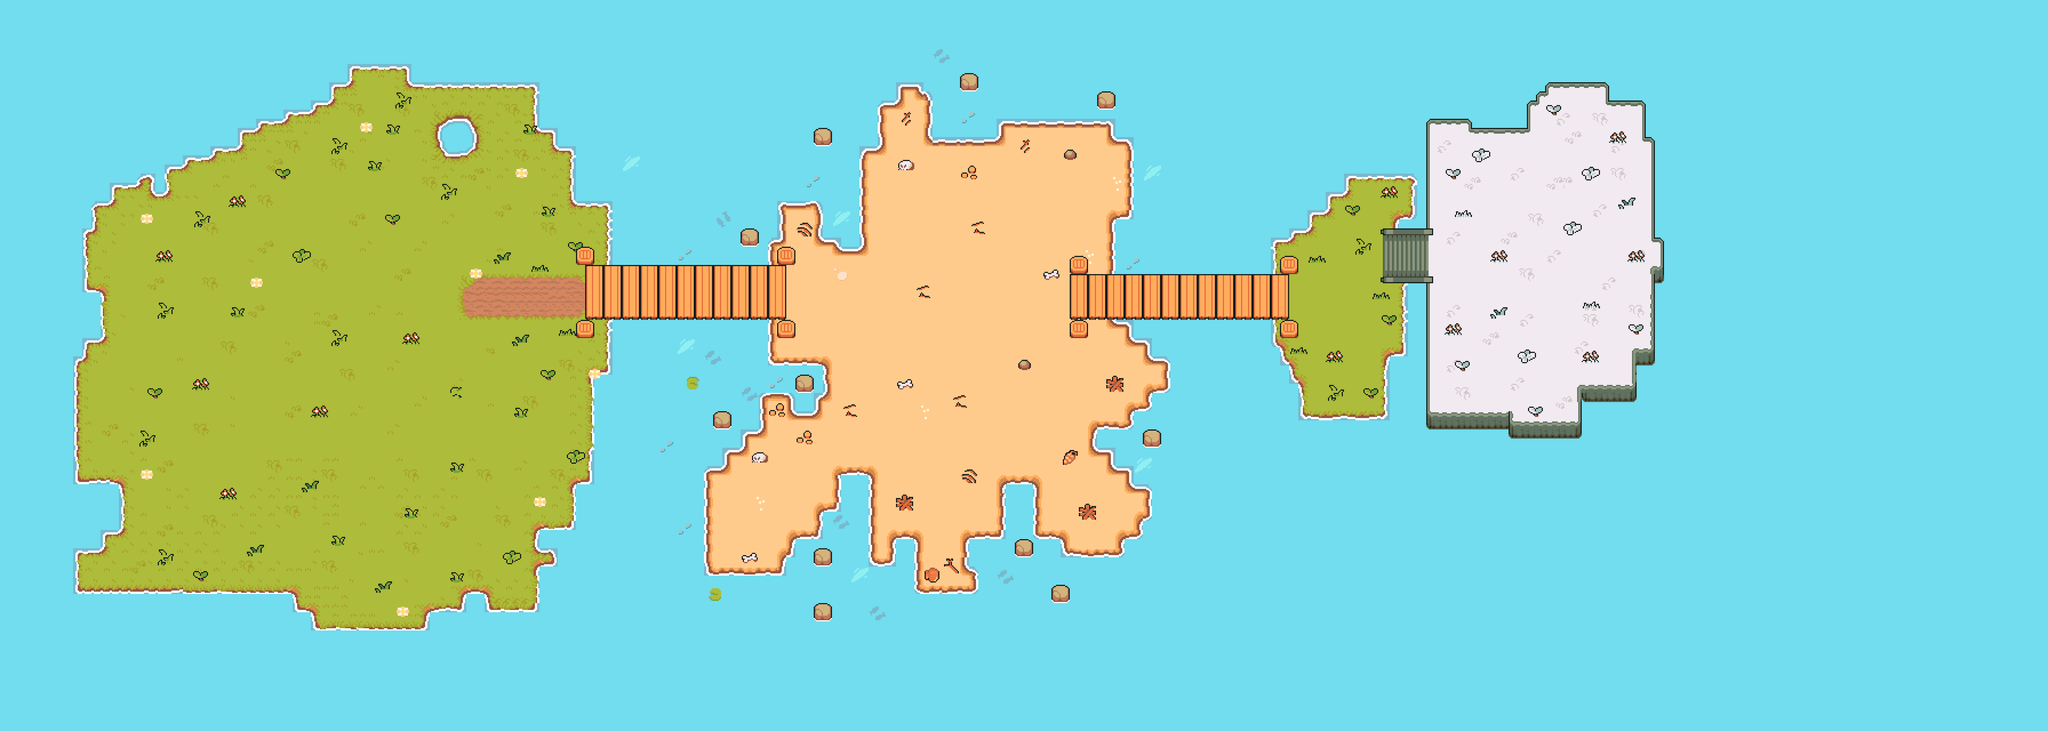

Below is a game level as drawn by its tile map, then a one-line description and the .tmx that defines it (tile-layer data replaced by summaries):
An orthogonal 224x80 tile map with 32x32 px tiles, 8 tile layers (Oceano, Ilha, Detalhe1, Deserto, ...), 2 tilesets.

<map version="1.10" tiledversion="1.10.2" orientation="orthogonal" renderorder="right-down" width="224" height="80" tilewidth="32" tileheight="32" infinite="0" nextlayerid="15" nextobjectid="24">
 <tileset firstgid="1" source="Floor.tsx" />
 <tileset firstgid="2201" name="details" tilewidth="32" tileheight="32" tilecount="320" columns="32">
  <image source="5 - level graphics/graphics/tilemap/details.png" width="1024" height="320" />
 </tileset>
 <layer id="1" name="Oceano" width="224" height="80">
  <data>[17920 cells, 17920 non-empty, 24 distinct tile ids]</data>
 </layer>
 <layer id="2" name="Ilha" width="224" height="80">
  <data>[17920 cells, 2946 non-empty, 128 distinct tile ids]</data>
 </layer>
 <layer id="10" name="Detalhe1" width="224" height="80">
  <data>[17920 cells, 196 non-empty, 34 distinct tile ids]</data>
 </layer>
 <layer id="8" name="Deserto" width="224" height="80">
  <data>[17920 cells, 1832 non-empty, 67 distinct tile ids]</data>
 </layer>
 <layer id="11" name="Detalhe2" width="224" height="80">
  <data>[17920 cells, 112 non-empty, 48 distinct tile ids]</data>
 </layer>
 <layer id="12" name="Tundra" width="224" height="80">
  <data>[17920 cells, 1215 non-empty, 130 distinct tile ids]</data>
 </layer>
 <layer id="9" name="Ponte" width="224" height="80">
  <data>[17920 cells, 284 non-empty, 16 distinct tile ids]</data>
 </layer>
 <layer id="13" name="Detalhe3" width="224" height="80">
  <data>[17920 cells, 108 non-empty, 34 distinct tile ids]</data>
 </layer>
</map>
